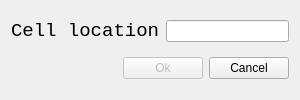
<?xml version="1.0" encoding="UTF-8"?>
<ui version="4.0">
 <class>Dialog</class>
 <widget class="QDialog" name="Dialog">
  <property name="geometry">
   <rect>
    <x>0</x>
    <y>0</y>
    <width>300</width>
    <height>100</height>
   </rect>
  </property>
  <property name="windowTitle">
   <string>Go to Cell</string>
  </property>
  <layout class="QVBoxLayout" name="verticalLayout">
   <item>
    <layout class="QHBoxLayout" name="horizontalLayout">
     <item>
      <widget class="QLabel" name="label_2">
       <property name="font">
        <font>
         <family>Consolas</family>
         <pointsize>14</pointsize>
        </font>
       </property>
       <property name="text">
        <string>Cell location</string>
       </property>
       <property name="buddy">
        <cstring>lineEdit</cstring>
       </property>
      </widget>
     </item>
     <item>
      <widget class="QLineEdit" name="lineEdit"/>
     </item>
    </layout>
   </item>
   <item>
    <layout class="QHBoxLayout" name="horizontalLayout_2">
     <item>
      <spacer name="horizontalSpacer">
       <property name="orientation">
        <enum>Qt::Horizontal</enum>
       </property>
       <property name="sizeHint" stdset="0">
        <size>
         <width>60</width>
         <height>20</height>
        </size>
       </property>
      </spacer>
     </item>
     <item>
      <widget class="QPushButton" name="okBtn">
       <property name="enabled">
        <bool>false</bool>
       </property>
       <property name="text">
        <string>Ok</string>
       </property>
       <property name="default">
        <bool>true</bool>
       </property>
      </widget>
     </item>
     <item>
      <widget class="QPushButton" name="cancelBtn">
       <property name="text">
        <string>Cancel</string>
       </property>
      </widget>
     </item>
    </layout>
   </item>
  </layout>
 </widget>
 <tabstops>
  <tabstop>lineEdit</tabstop>
  <tabstop>okBtn</tabstop>
  <tabstop>cancelBtn</tabstop>
  <tabstop>okBtn_2</tabstop>
  <tabstop>cancelBtn_2</tabstop>
  <tabstop>okBtn_3</tabstop>
  <tabstop>cancelBtn_3</tabstop>
 </tabstops>
 <resources/>
 <connections>
  <connection>
   <sender>cancelBtn</sender>
   <signal>clicked()</signal>
   <receiver>Dialog</receiver>
   <slot>close()</slot>
   <hints>
    <hint type="sourcelabel">
     <x>239</x>
     <y>114</y>
    </hint>
    <hint type="destinationlabel">
     <x>149</x>
     <y>74</y>
    </hint>
   </hints>
  </connection>
 </connections>
</ui>
